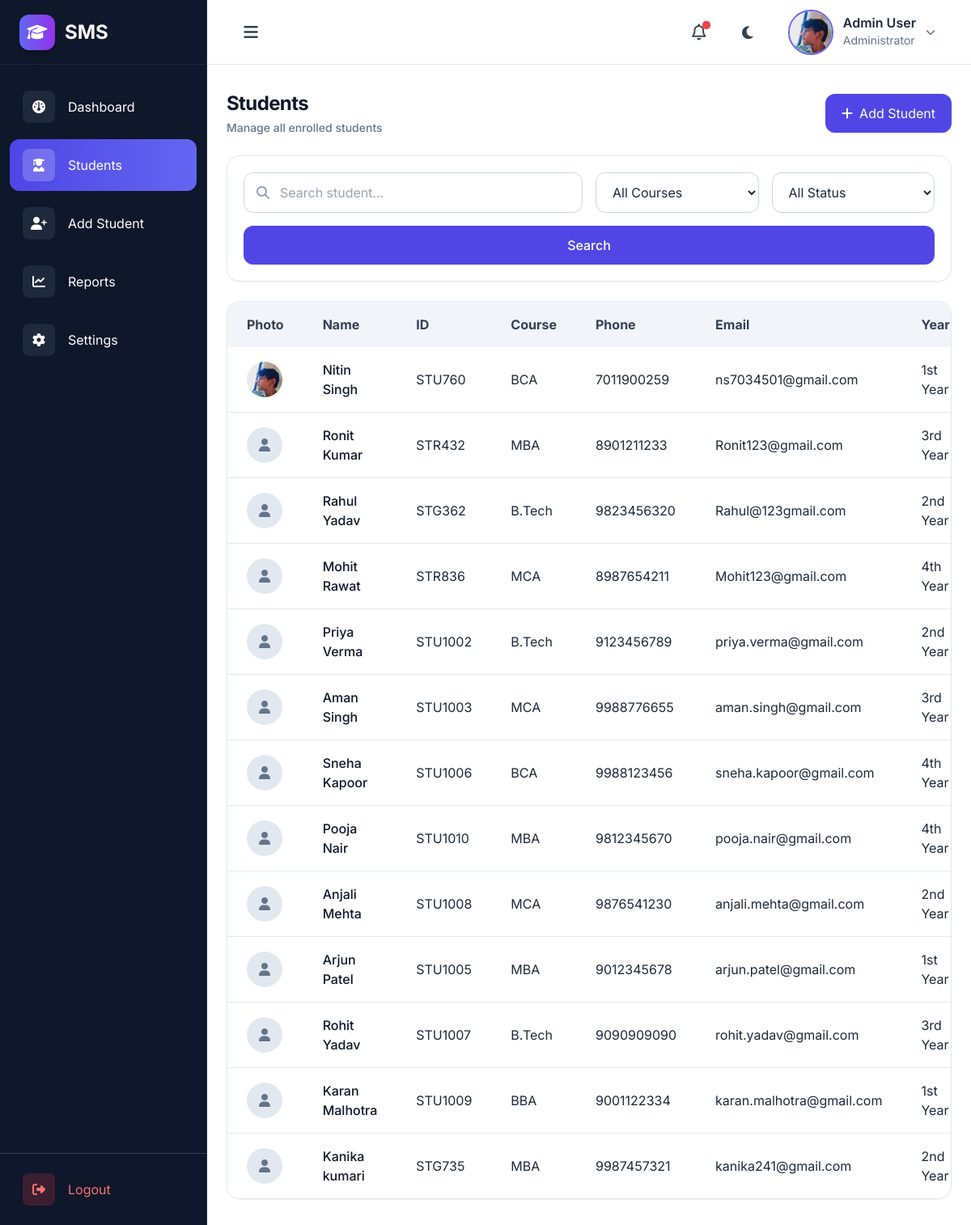
The page /students/ on the database its author committed.
### MainApp/models.py (models this page shows, shortened)
class Student(models.Model):
    STATUS_CHOICES = [
        ("Active", "Active"),
        ("Inactive", "Inactive"),
    ]
    YEAR_CHOICES = [
        ('1st Year', '1st Year'),
        ('2nd Year', '2nd Year'),
        ('3rd Year', '3rd Year'),
        ('4th Year', '4th Year'),
    ]
    COURSES = [('BCA','BCA'),('B.Tech','B.Tech'),('MCA','MCA'),('BBA','BBA'),('MBA','MBA')]
    name = models.CharField(max_length=100)
    email = models.EmailField()
    student_id = models.CharField(max_length=20, unique=True)
    photo = models.ImageField(upload_to="students/", blank=True, null=True)
    courses = models.CharField(max_length=50, choices=COURSES)
    phone = models.CharField(max_length=10)
    year = models.CharField(
        max_length=20,
        choices=YEAR_CHOICES,
        default="1st Year"
    )
    date_of_birth = models.DateField()
    created_at = models.DateField(auto_now_add=True)
    status = models.CharField(
        max_length=20,
        choices=STATUS_CHOICES,
        default="Active"
    )
    address = models.TextField(blank=True, null=True)

### MainApp/views.py (the view)
# urls.py: path("students/", views.students, name='students'),
def students(request):
    students = Student.objects.all()
    search = request.GET.get("search")
    course = request.GET.get("course")
    status = request.GET.get("status")
    if search:
        students = students.filter(name__icontains=search)
    if course:
        students = students.filter(courses=course)
    if status:
        students = students.filter(status=status)
    return render(request, "student.html", {"students":students})

### MainApp/templates/student.html (shortened to what this page needs)
{% extends 'base.html' %}
{% block content %}
<div class="space-y-6">
    <div class="flex flex-col md:flex-row md:items-center md:justify-between gap-4">
        <div>
            <h2
                class="text-xl md:text-2xl xl:text-3xl font-bold tracking-tight text-slate-900 dark:text-white transition-colors duration-300">
                Students</h2>
            <p class="mt-1 text-slate-500 dark:text-slate-400 text-sm font-medium transition-colors duration-300">Manage
                all enrolled students</p>
        </div>
        <a href="{% url 'add_student' %}"
            class="inline-flex items-center gap-2 bg-indigo-600 hover:bg-indigo-700 text-white px-5 py-3 rounded-xl shadow transition">
            <i class="fa-solid fa-plus"></i>
            Add Student
        </a>
    </div>
    <div class="bg-white dark:bg-slate-800 rounded-2xl border border-slate-200 dark:border-slate-700 p-5 shadow-sm">
        <form method="GET" class="grid grid-cols-1 md:grid-cols-4 gap-4">
            <div class="relative md:col-span-2">
                <i class="fa-solid fa-magnifying-glass absolute left-4 top-1/2 -translate-y-1/2 text-slate-400"></i>
                <input type="text" name="search" value="{{ request.GET.search }}" placeholder="Search student..."
                    class="w-full pl-11 pr-4 py-3 rounded-xl border border-slate-300 dark:border-slate-600 bg-white dark:bg-slate-700 dark:text-white focus:ring-2 focus:ring-indigo-500 outline-none">
            </div>
            <select name="course"
                class="px-4 py-3 rounded-xl border border-slate-300 dark:border-slate-600 bg-white dark:bg-slate-700 dark:text-white outline-none">
                <option value="">All Courses</option>
            </select>
            <select name="status"
                class="px-4 py-3 rounded-xl border border-slate-300 dark:border-slate-600 bg-white dark:bg-slate-700 dark:text-white outline-none">
                <option value="">All Status</option>
            </select>
            <button type="submit"
                class="md:col-span-4 bg-indigo-600 hover:bg-indigo-700 text-white py-3 rounded-xl font-medium transition">
                Search
            </button>
        </form>
    </div>
    <div
        class="bg-white dark:bg-slate-800 rounded-2xl border border-slate-200 dark:border-slate-700 shadow-sm overflow-x-auto">
        <table class="w-full">
            <thead class="bg-slate-100 dark:bg-slate-700 text-slate-700 dark:text-slate-200">
                <tr>
                    <th class="px-6 py-4 text-left">Photo</th>
                    <th class="px-6 py-4 text-left">Name</th>
                    <th class="px-6 py-4 text-left">ID</th>
                    <th class="px-6 py-4 text-left">Course</th>
                    <th class="px-6 py-4 text-left">Phone</th>
                    <th class="px-6 py-4 text-left">Email</th>
                    <th class="px-6 py-4 text-left">Year</th>
                </tr>
            </thead>
            <tbody class="divide-y divide-slate-200 dark:divide-slate-700">
                {% for student in students %}
                <tr class="hover:bg-slate-50 dark:hover:bg-slate-700 transition">
                    <td class="px-6 py-4">
                        {% if student.photo %}
                        <img src="{{ student.photo.url }}" alt="{{ student.name }}"
                            class="w-11 h-11 rounded-full object-cover">
                        {% else %}
                        <div class="w-11 h-11 rounded-full bg-slate-200 flex items-center justify-center">
                            <i class="fa-solid fa-user text-slate-500"></i>
                        </div>
                        {% endif %}
                    </td>
                    <td class="px-6 py-4 font-medium text-slate-900 dark:text-white">{{ student.name }}</td>
                    <td class="px-6 py-4">{{ student.student_id }}</td>
                    <td class="px-6 py-4">{{ student.courses }}</td>
                    <td class="px-6 py-4">{{ student.phone }}</td>
                    <td class="px-6 py-4">{{ student.email }}</td>
                    <td class="px-6 py-4">{{ student.year }}</td>
                </tr>
                {% empty %}
                <tr>
                    <td colspan="8" class="py-6 text-center text-slate-500">No students found!</td>
                </tr>
                {% endfor %}
            </tbody>
        </table>
    </div>
</div>
{% endblock %}

### MainApp/static/src/style.css (style rules this page uses)
* { transition: background-color 0.4s ease, color 0.4s ease, border-color 0.4s ease, box-shadow 0.4s ease; }
html { scroll-behavior: smooth; }
body { font-family: "Inter", sans-serif; background: #f8fafc; color: #0f172a; }

### rows shown on the page
Student: photo (picture), name "Nitin Singh", student_id "STU760", courses "BCA", phone "7011900259", email "ns7034501@gmail.com", year "1st Year"
Student: name "Ronit Kumar", student_id "STR432", courses "MBA", phone "8901211233", email "Ronit123@gmail.com", year "3rd Year"
Student: name "Rahul Yadav", student_id "STG362", courses "B.Tech", phone "9823456320", email "Rahul@123gmail.com", year "2nd Year"
Student: name "Mohit Rawat", student_id "STR836", courses "MCA", phone "8987654211", email "Mohit123@gmail.com", year "4th Year"
Student: name "Priya Verma", student_id "STU1002", courses "B.Tech", phone "9123456789", email "priya.verma@gmail.com", year "2nd Year"
Student: name "Aman Singh", student_id "STU1003", courses "MCA", phone "9988776655", email "aman.singh@gmail.com", year "3rd Year"
Student: name "Sneha Kapoor", student_id "STU1006", courses "BCA", phone "9988123456", email "sneha.kapoor@gmail.com", year "4th Year"
Student: name "Pooja Nair", student_id "STU1010", courses "MBA", phone "9812345670", email "pooja.nair@gmail.com", year "4th Year"
Student: name "Anjali Mehta", student_id "STU1008", courses "MCA", phone "9876541230", email "anjali.mehta@gmail.com", year "2nd Year"
Student: name "Arjun Patel", student_id "STU1005", courses "MBA", phone "9012345678", email "arjun.patel@gmail.com", year "1st Year"
Student: name "Rohit Yadav", student_id "STU1007", courses "B.Tech", phone "9090909090", email "rohit.yadav@gmail.com", year "3rd Year"
Student: name "Karan Malhotra", student_id "STU1009", courses "BBA", phone "9001122334", email "karan.malhotra@gmail.com", year "1st Year"
Student: name "Kanika kumari", student_id "STG735", courses "MBA", phone "9987457321", email "kanika241@gmail.com", year "2nd Year"
